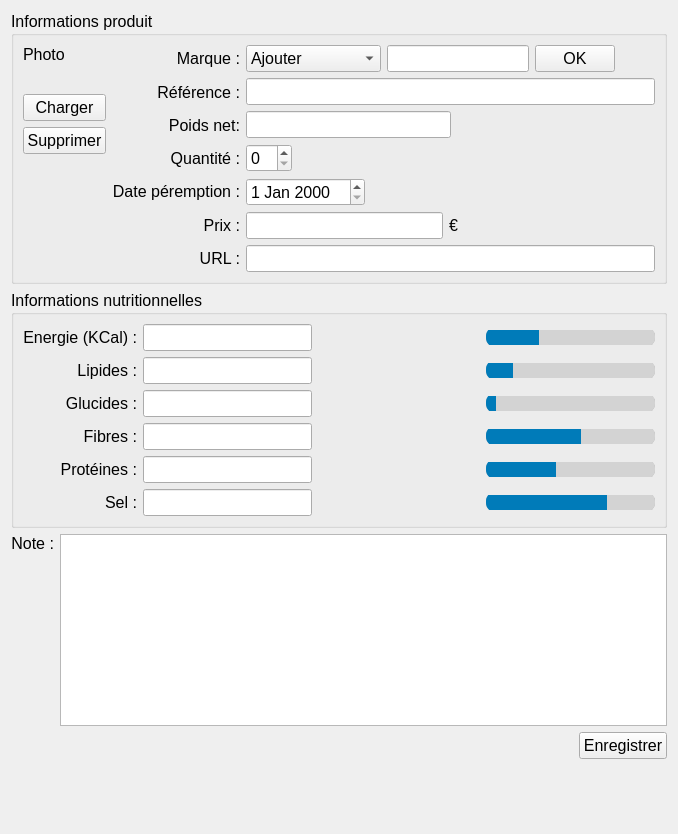
     <widget class="QWidget" name="page_2">
      <layout class="QVBoxLayout" name="verticalLayout_4">
       <item>
        <widget class="QGroupBox" name="groupBox_2">
         <property name="font">
          <font>
           <pointsize>12</pointsize>
          </font>
         </property>
         <property name="title">
          <string>Informations produit</string>
         </property>
         <layout class="QHBoxLayout" name="horizontalLayout_32">
          <item>
           <layout class="QHBoxLayout" name="horizontalLayout_17">
            <item>
             <layout class="QVBoxLayout" name="verticalLayout_13">
              <property name="sizeConstraint">
               <enum>QLayout::SetDefaultConstraint</enum>
              </property>
              <item>
               <widget class="QLabel" name="label_33">
                <property name="font">
                 <font>
                  <pointsize>12</pointsize>
                 </font>
                </property>
                <property name="text">
                 <string>Photo</string>
                </property>
               </widget>
              </item>
              <item>
               <widget class="QLabel" name="lbl_alim_picture">
                <property name="sizePolicy">
                 <sizepolicy hsizetype="Fixed" vsizetype="Fixed">
                  <horstretch>100</horstretch>
                  <verstretch>100</verstretch>
                 </sizepolicy>
                </property>
                <property name="font">
                 <font>
                  <pointsize>12</pointsize>
                 </font>
                </property>
                <property name="styleSheet">
                 <string notr="true"/>
                </property>
                <property name="frameShape">
                 <enum>QFrame::NoFrame</enum>
                </property>
                <property name="frameShadow">
                 <enum>QFrame::Plain</enum>
                </property>
                <property name="text">
                 <string/>
                </property>
                <property name="scaledContents">
                 <bool>false</bool>
                </property>
               </widget>
              </item>
              <item>
               <widget class="QPushButton" name="btn_alim_loadImage">
                <property name="font">
                 <font>
                  <pointsize>12</pointsize>
                 </font>
                </property>
                <property name="text">
                 <string>Charger</string>
                </property>
               </widget>
              </item>
              <item>
               <widget class="QPushButton" name="btn_alim_deleteImage">
                <property name="font">
                 <font>
                  <pointsize>12</pointsize>
                 </font>
                </property>
                <property name="text">
                 <string>Supprimer</string>
                </property>
               </widget>
              </item>
              <item>
               <spacer name="verticalSpacer_8">
                <property name="orientation">
                 <enum>Qt::Vertical</enum>
                </property>
                <property name="sizeHint" stdset="0">
                 <size>
                  <width>20</width>
                  <height>40</height>
                 </size>
                </property>
               </spacer>
              </item>
             </layout>
            </item>
            <item>
             <layout class="QVBoxLayout" name="verticalLayout_14">
              <item>
               <widget class="QLabel" name="label_18">
                <property name="font">
                 <font>
                  <pointsize>12</pointsize>
                 </font>
                </property>
                <property name="text">
                 <string>Marque :</string>
                </property>
                <property name="alignment">
                 <set>Qt::AlignRight|Qt::AlignTrailing|Qt::AlignVCenter</set>
                </property>
               </widget>
              </item>
              <item>
               <widget class="QLabel" name="label_19">
                <property name="font">
                 <font>
                  <pointsize>12</pointsize>
                 </font>
                </property>
                <property name="text">
                 <string>Référence :</string>
                </property>
                <property name="alignment">
                 <set>Qt::AlignRight|Qt::AlignTrailing|Qt::AlignVCenter</set>
                </property>
               </widget>
              </item>
              <item>
               <widget class="QLabel" name="label_20">
                <property name="font">
                 <font>
                  <pointsize>12</pointsize>
                 </font>
                </property>
                <property name="text">
                 <string>Poids net:</string>
                </property>
                <property name="alignment">
                 <set>Qt::AlignRight|Qt::AlignTrailing|Qt::AlignVCenter</set>
                </property>
               </widget>
              </item>
              <item>
               <widget class="QLabel" name="label_32">
                <property name="font">
                 <font>
                  <pointsize>12</pointsize>
                 </font>
                </property>
                <property name="text">
                 <string>Quantité :</string>
                </property>
                <property name="alignment">
                 <set>Qt::AlignRight|Qt::AlignTrailing|Qt::AlignVCenter</set>
                </property>
               </widget>
              </item>
              <item>
               <widget class="QLabel" name="label_36">
                <property name="font">
                 <font>
                  <pointsize>12</pointsize>
                 </font>
                </property>
                <property name="text">
                 <string>Date péremption :</string>
                </property>
                <property name="alignment">
                 <set>Qt::AlignRight|Qt::AlignTrailing|Qt::AlignVCenter</set>
                </property>
               </widget>
              </item>
              <item>
               <widget class="QLabel" name="label_29">
                <property name="font">
                 <font>
                  <pointsize>12</pointsize>
                 </font>
                </property>
                <property name="text">
                 <string>Prix :</string>
                </property>
                <property name="alignment">
                 <set>Qt::AlignRight|Qt::AlignTrailing|Qt::AlignVCenter</set>
                </property>
               </widget>
              </item>
              <item>
               <widget class="QLabel" name="label_23">
                <property name="minimumSize">
                 <size>
                  <width>0</width>
                  <height>25</height>
                 </size>
                </property>
                <property name="font">
                 <font>
                  <pointsize>12</pointsize>
                 </font>
                </property>
                <property name="text">
                 <string>URL :</string>
                </property>
                <property name="alignment">
                 <set>Qt::AlignRight|Qt::AlignTrailing|Qt::AlignVCenter</set>
                </property>
               </widget>
              </item>
             </layout>
            </item>
            <item>
             <layout class="QVBoxLayout" name="verticalLayout_15">
              <item>
               <layout class="QHBoxLayout" name="horizontalLayout_19">
                <item>
                 <widget class="QComboBox" name="cb_alim_brand">
                  <property name="minimumSize">
                   <size>
                    <width>100</width>
                    <height>0</height>
                   </size>
                  </property>
                  <property name="font">
                   <font>
                    <pointsize>12</pointsize>
                   </font>
                  </property>
                  <property name="sizeAdjustPolicy">
                   <enum>QComboBox::AdjustToContents</enum>
                  </property>
                  <item>
                   <property name="text">
                    <string>Ajouter</string>
                   </property>
                  </item>
                  <item>
                   <property name="text">
                    <string>Sawyer</string>
                   </property>
                  </item>
                  <item>
                   <property name="text">
                    <string>Sea to Summit</string>
                   </property>
                  </item>
                 </widget>
                </item>
                <item>
                 <widget class="QLineEdit" name="le_alim_brand">
                  <property name="font">
                   <font>
                    <pointsize>12</pointsize>
                   </font>
                  </property>
                 </widget>
                </item>
                <item>
                 <widget class="QPushButton" name="btn_alim_newBrand">
                  <property name="font">
                   <font>
                    <pointsize>12</pointsize>
                   </font>
                  </property>
                  <property name="text">
                   <string>OK</string>
                  </property>
                 </widget>
                </item>
                <item>
                 <spacer name="horizontalSpacer_12">
                  <property name="orientation">
                   <enum>Qt::Horizontal</enum>
                  </property>
                  <property name="sizeHint" stdset="0">
                   <size>
                    <width>40</width>
                    <height>20</height>
                   </size>
                  </property>
                 </spacer>
                </item>
               </layout>
              </item>
              <item>
               <layout class="QHBoxLayout" name="horizontalLayout_20">
                <item>
                 <widget class="QLineEdit" name="le_alim_reference">
                  <property name="font">
                   <font>
                    <pointsize>12</pointsize>
                   </font>
                  </property>
                 </widget>
                </item>
               </layout>
              </item>
              <item>
               <layout class="QHBoxLayout" name="horizontalLayout_21">
                <item>
                 <widget class="QLineEdit" name="le_alim_weight">
                  <property name="font">
                   <font>
                    <pointsize>12</pointsize>
                   </font>
                  </property>
                 </widget>
                </item>
                <item>
                 <spacer name="horizontalSpacer_13">
                  <property name="orientation">
                   <enum>Qt::Horizontal</enum>
                  </property>
                  <property name="sizeHint" stdset="0">
                   <size>
                    <width>40</width>
                    <height>20</height>
                   </size>
                  </property>
                 </spacer>
                </item>
               </layout>
              </item>
              <item>
               <layout class="QHBoxLayout" name="horizontalLayout_33">
                <item>
                 <widget class="QSpinBox" name="sb_alim_quantity"/>
                </item>
                <item>
                 <spacer name="horizontalSpacer_23">
                  <property name="orientation">
                   <enum>Qt::Horizontal</enum>
                  </property>
                  <property name="sizeHint" stdset="0">
                   <size>
                    <width>40</width>
                    <height>20</height>
                   </size>
                  </property>
                 </spacer>
                </item>
               </layout>
              </item>
              <item>
               <layout class="QHBoxLayout" name="horizontalLayout_10">
                <item>
                 <widget class="QDateEdit" name="de_alim_date">
                  <property name="font">
                   <font>
                    <pointsize>12</pointsize>
                   </font>
                  </property>
                 </widget>
                </item>
                <item>
                 <spacer name="horizontalSpacer_7">
                  <property name="orientation">
                   <enum>Qt::Horizontal</enum>
                  </property>
                  <property name="sizeHint" stdset="0">
                   <size>
                    <width>40</width>
                    <height>20</height>
                   </size>
                  </property>
                 </spacer>
                </item>
               </layout>
              </item>
              <item>
               <layout class="QHBoxLayout" name="horizontalLayout_29">
                <item>
                 <widget class="QLineEdit" name="le_alim_price">
                  <property name="font">
                   <font>
                    <pointsize>12</pointsize>
                   </font>
                  </property>
                 </widget>
                </item>
                <item>
                 <widget class="QLabel" name="label_30">
                  <property name="font">
                   <font>
                    <pointsize>12</pointsize>
                   </font>
                  </property>
                  <property name="text">
                   <string>€</string>
                  </property>
                 </widget>
                </item>
                <item>
                 <spacer name="horizontalSpacer_21">
                  <property name="orientation">
                   <enum>Qt::Horizontal</enum>
                  </property>
                  <property name="sizeHint" stdset="0">
                   <size>
                    <width>40</width>
                    <height>20</height>
                   </size>
                  </property>
                 </spacer>
                </item>
               </layout>
              </item>
              <item>
               <widget class="QLineEdit" name="le_alim_url">
                <property name="font">
                 <font>
                  <pointsize>12</pointsize>
                 </font>
                </property>
               </widget>
              </item>
             </layout>
            </item>
           </layout>
          </item>
         </layout>
        </widget>
       </item>
       <item>
        <widget class="QGroupBox" name="groupBox">
         <property name="font">
          <font>
           <pointsize>12</pointsize>
          </font>
         </property>
         <property name="title">
          <string>Informations nutritionnelles </string>
         </property>
         <layout class="QHBoxLayout" name="horizontalLayout_18">
          <item>
           <layout class="QVBoxLayout" name="verticalLayout_17">
            <item>
             <widget class="QLabel" name="label_21">
              <property name="font">
               <font>
                <pointsize>12</pointsize>
               </font>
              </property>
              <property name="text">
               <string>Energie (KCal) :</string>
              </property>
              <property name="alignment">
               <set>Qt::AlignRight|Qt::AlignTrailing|Qt::AlignVCenter</set>
              </property>
             </widget>
            </item>
            <item>
             <widget class="QLabel" name="label_22">
              <property name="font">
               <font>
                <pointsize>12</pointsize>
               </font>
              </property>
              <property name="text">
               <string>Lipides :</string>
              </property>
              <property name="alignment">
               <set>Qt::AlignRight|Qt::AlignTrailing|Qt::AlignVCenter</set>
              </property>
             </widget>
            </item>
            <item>
             <widget class="QLabel" name="label_24">
              <property name="font">
               <font>
                <pointsize>12</pointsize>
               </font>
              </property>
              <property name="text">
               <string>Glucides :</string>
              </property>
              <property name="alignment">
               <set>Qt::AlignRight|Qt::AlignTrailing|Qt::AlignVCenter</set>
              </property>
             </widget>
            </item>
            <item>
             <widget class="QLabel" name="label_25">
              <property name="minimumSize">
               <size>
                <width>0</width>
                <height>25</height>
               </size>
              </property>
              <property name="font">
               <font>
                <pointsize>12</pointsize>
               </font>
              </property>
              <property name="text">
               <string>Fibres :</string>
              </property>
              <property name="alignment">
               <set>Qt::AlignRight|Qt::AlignTrailing|Qt::AlignVCenter</set>
              </property>
             </widget>
            </item>
            <item>
             <widget class="QLabel" name="label_27">
              <property name="minimumSize">
               <size>
                <width>0</width>
                <height>25</height>
               </size>
              </property>
              <property name="font">
               <font>
                <pointsize>12</pointsize>
               </font>
              </property>
              <property name="text">
               <string>Protéines :</string>
              </property>
              <property name="alignment">
               <set>Qt::AlignRight|Qt::AlignTrailing|Qt::AlignVCenter</set>
              </property>
             </widget>
            </item>
            <item>
             <widget class="QLabel" name="label_28">
              <property name="minimumSize">
               <size>
                <width>0</width>
                <height>25</height>
               </size>
              </property>
              <property name="font">
               <font>
                <pointsize>12</pointsize>
               </font>
              </property>
              <property name="text">
               <string>Sel :</string>
              </property>
              <property name="alignment">
               <set>Qt::AlignRight|Qt::AlignTrailing|Qt::AlignVCenter</set>
              </property>
             </widget>
            </item>
           </layout>
          </item>
          <item>
           <layout class="QVBoxLayout" name="verticalLayout_16">
            <item>
             <layout class="QHBoxLayout" name="horizontalLayout_22">
              <item>
               <widget class="QLineEdit" name="le_alim_energy">
                <property name="font">
                 <font>
                  <pointsize>12</pointsize>
                 </font>
                </property>
               </widget>
              </item>
              <item>
               <spacer name="horizontalSpacer_14">
                <property name="orientation">
                 <enum>Qt::Horizontal</enum>
                </property>
                <property name="sizeHint" stdset="0">
                 <size>
                  <width>40</width>
                  <height>20</height>
                 </size>
                </property>
               </spacer>
              </item>
              <item>
               <widget class="QSlider" name="s_alim_energy">
                <property name="styleSheet">
                 <string notr="true">QSlider::groove:horizontal {
border: 1px solid #999999;
height: 18px;
border-radius: 9px;
}
QSlider::add-page:qlineargradient {
background: lightgrey;
border-top-right-radius: 9px;
border-bottom-right-radius: 9px;
border-top-left-radius: 0px;
border-bottom-left-radius: 0px;
}

QSlider::sub-page:qlineargradient {
background-color: rgb(0, 123, 185);
border-top-right-radius: 0px;
border-bottom-right-radius: 0px;
border-top-left-radius: 9px;
border-bottom-left-radius: 9px;
}</string>
                </property>
                <property name="value">
                 <number>30</number>
                </property>
                <property name="sliderPosition">
                 <number>30</number>
                </property>
                <property name="tracking">
                 <bool>true</bool>
                </property>
                <property name="orientation">
                 <enum>Qt::Horizontal</enum>
                </property>
               </widget>
              </item>
             </layout>
            </item>
            <item>
             <layout class="QHBoxLayout" name="horizontalLayout_24">
              <item>
               <widget class="QLineEdit" name="le_alim_fat">
                <property name="font">
                 <font>
                  <pointsize>12</pointsize>
                 </font>
                </property>
               </widget>
              </item>
              <item>
               <spacer name="horizontalSpacer_20">
                <property name="orientation">
                 <enum>Qt::Horizontal</enum>
                </property>
                <property name="sizeHint" stdset="0">
                 <size>
                  <width>40</width>
                  <height>20</height>
                 </size>
                </property>
               </spacer>
              </item>
              <item>
               <widget class="QSlider" name="s_alim_fat">
                <property name="styleSheet">
                 <string notr="true">QSlider::groove:horizontal {
border: 1px solid #999999;
height: 18px;
border-radius: 9px;
}
QSlider::add-page:qlineargradient {
background: lightgrey;
border-top-right-radius: 9px;
border-bottom-right-radius: 9px;
border-top-left-radius: 0px;
border-bottom-left-radius: 0px;
}

QSlider::sub-page:qlineargradient {
background-color: rgb(0, 123, 185);
border-top-right-radius: 0px;
border-bottom-right-radius: 0px;
border-top-left-radius: 9px;
border-bottom-left-radius: 9px;
}</string>
                </property>
                <property name="sliderPosition">
                 <number>15</number>
                </property>
                <property name="tracking">
                 <bool>true</bool>
                </property>
                <property name="orientation">
                 <enum>Qt::Horizontal</enum>
                </property>
               </widget>
              </item>
             </layout>
            </item>
            <item>
             <layout class="QHBoxLayout" name="horizontalLayout_25">
              <item>
               <widget class="QLineEdit" name="le_alim_carbohydrates">
                <property name="font">
                 <font>
                  <pointsize>12</pointsize>
                 </font>
                </property>
               </widget>
              </item>
              <item>
               <spacer name="horizontalSpacer_16">
                <property name="orientation">
                 <enum>Qt::Horizontal</enum>
                </property>
                <property name="sizeHint" stdset="0">
                 <size>
                  <width>40</width>
                  <height>20</height>
                 </size>
                </property>
               </spacer>
              </item>
              <item>
               <widget class="QSlider" name="s_alim_carbohydrates">
                <property name="styleSheet">
                 <string notr="true">QSlider::groove:horizontal {
border: 1px solid #999999;
height: 18px;
border-radius: 9px;
}
QSlider::add-page:qlineargradient {
background: lightgrey;
border-top-right-radius: 9px;
border-bottom-right-radius: 9px;
border-top-left-radius: 0px;
border-bottom-left-radius: 0px;
}

QSlider::sub-page:qlineargradient {
background-color: rgb(0, 123, 185);
border-top-right-radius: 0px;
border-bottom-right-radius: 0px;
border-top-left-radius: 9px;
border-bottom-left-radius: 9px;
}</string>
                </property>
                <property name="sliderPosition">
                 <number>5</number>
                </property>
                <property name="tracking">
                 <bool>true</bool>
                </property>
                <property name="orientation">
                 <enum>Qt::Horizontal</enum>
                </property>
               </widget>
              </item>
             </layout>
            </item>
            <item>
             <layout class="QHBoxLayout" name="horizontalLayout_28">
              <item>
               <widget class="QLineEdit" name="le_alim_fibres">
                <property name="font">
                 <font>
                  <pointsize>12</pointsize>
                 </font>
                </property>
               </widget>
              </item>
              <item>
               <spacer name="horizontalSpacer_19">
                <property name="orientation">
                 <enum>Qt::Horizontal</enum>
                </property>
                <property name="sizeHint" stdset="0">
                 <size>
                  <width>40</width>
                  <height>20</height>
                 </size>
                </property>
               </spacer>
              </item>
              <item>
               <widget class="QSlider" name="s_alim_fibres">
                <property name="styleSheet">
                 <string notr="true">QSlider::groove:horizontal {
border: 1px solid #999999;
height: 18px;
border-radius: 9px;
}
QSlider::add-page:qlineargradient {
background: lightgrey;
border-top-right-radius: 9px;
border-bottom-right-radius: 9px;
border-top-left-radius: 0px;
border-bottom-left-radius: 0px;
}

QSlider::sub-page:qlineargradient {
background-color: rgb(0, 123, 185);
border-top-right-radius: 0px;
border-bottom-right-radius: 0px;
border-top-left-radius: 9px;
border-bottom-left-radius: 9px;
}</string>
                </property>
                <property name="sliderPosition">
                 <number>55</number>
                </property>
                <property name="tracking">
                 <bool>true</bool>
                </property>
                <property name="orientation">
                 <enum>Qt::Horizontal</enum>
                </property>
               </widget>
              </item>
             </layout>
            </item>
            <item>
             <layout class="QHBoxLayout" name="horizontalLayout_27">
              <item>
               <widget class="QLineEdit" name="le_alim_protein">
                <property name="font">
                 <font>
                  <pointsize>12</pointsize>
                 </font>
                </property>
               </widget>
              </item>
              <item>
               <spacer name="horizontalSpacer_18">
                <property name="orientation">
                 <enum>Qt::Horizontal</enum>
                </property>
                <property name="sizeHint" stdset="0">
                 <size>
                  <width>40</width>
                  <height>20</height>
                 </size>
                </property>
               </spacer>
              </item>
              <item>
               <widget class="QSlider" name="s_alim_protein">
                <property name="styleSheet">
                 <string notr="true">QSlider::groove:horizontal {
border: 1px solid #999999;
height: 18px;
border-radius: 9px;
}
QSlider::add-page:qlineargradient {
background: lightgrey;
border-top-right-radius: 9px;
border-bottom-right-radius: 9px;
border-top-left-radius: 0px;
border-bottom-left-radius: 0px;
}

QSlider::sub-page:qlineargradient {
background-color: rgb(0, 123, 185);
border-top-right-radius: 0px;
border-bottom-right-radius: 0px;
border-top-left-radius: 9px;
border-bottom-left-radius: 9px;
}</string>
                </property>
                <property name="sliderPosition">
                 <number>40</number>
                </property>
                <property name="tracking">
                 <bool>true</bool>
                </property>
                <property name="orientation">
                 <enum>Qt::Horizontal</enum>
                </property>
               </widget>
              </item>
             </layout>
            </item>
            <item>
             <layout class="QHBoxLayout" name="horizontalLayout_31">
              <item>
               <widget class="QLineEdit" name="le_alim_salt">
                <property name="font">
                 <font>
                  <pointsize>12</pointsize>
                 </font>
                </property>
               </widget>
              </item>
              <item>
               <spacer name="horizontalSpacer_22">
                <property name="orientation">
                 <enum>Qt::Horizontal</enum>
                </property>
                <property name="sizeHint" stdset="0">
                 <size>
                  <width>40</width>
                  <height>20</height>
                 </size>
                </property>
               </spacer>
              </item>
              <item>
               <widget class="QSlider" name="s_alim_salt">
                <property name="styleSheet">
                 <string notr="true">QSlider::groove:horizontal {
border: 1px solid #999999;
height: 18px;
border-radius: 9px;
}
QSlider::add-page:qlineargradient {
background: lightgrey;
border-top-right-radius: 9px;
border-bottom-right-radius: 9px;
border-top-left-radius: 0px;
border-bottom-left-radius: 0px;
}

QSlider::sub-page:qlineargradient {
background-color: rgb(0, 123, 185);
border-top-right-radius: 0px;
border-bottom-right-radius: 0px;
border-top-left-radius: 9px;
border-bottom-left-radius: 9px;
}</string>
                </property>
                <property name="sliderPosition">
                 <number>70</number>
                </property>
                <property name="tracking">
                 <bool>true</bool>
                </property>
                <property name="orientation">
                 <enum>Qt::Horizontal</enum>
                </property>
               </widget>
              </item>
             </layout>
            </item>
           </layout>
          </item>
         </layout>
        </widget>
       </item>
       <item>
        <layout class="QHBoxLayout" name="horizontalLayout_26">
         <item>
          <layout class="QVBoxLayout" name="verticalLayout_18">
           <item>
            <widget class="QLabel" name="label_34">
             <property name="font">
              <font>
               <pointsize>12</pointsize>
              </font>
             </property>
             <property name="text">
              <string>Note :</string>
             </property>
             <property name="alignment">
              <set>Qt::AlignRight|Qt::AlignTrailing|Qt::AlignVCenter</set>
             </property>
            </widget>
           </item>
           <item>
            <spacer name="verticalSpacer_9">
             <property name="orientation">
              <enum>Qt::Vertical</enum>
             </property>
             <property name="sizeHint" stdset="0">
              <size>
               <width>20</width>
               <height>40</height>
              </size>
             </property>
            </spacer>
           </item>
          </layout>
         </item>
         <item>
          <layout class="QVBoxLayout" name="verticalLayout_19">
           <item>
            <widget class="QTextEdit" name="te_alim_note">
             <property name="font">
              <font>
               <pointsize>12</pointsize>
              </font>
             </property>
            </widget>
           </item>
          </layout>
         </item>
        </layout>
       </item>
       <item>
        <layout class="QHBoxLayout" name="horizontalLayout_23">
         <item>
          <spacer name="horizontalSpacer_15">
           <property name="orientation">
            <enum>Qt::Horizontal</enum>
           </property>
           <property name="sizeHint" stdset="0">
            <size>
             <width>40</width>
             <height>20</height>
            </size>
           </property>
          </spacer>
         </item>
         <item>
          <widget class="QPushButton" name="btn_alim_save">
           <property name="font">
            <font>
             <pointsize>12</pointsize>
            </font>
           </property>
           <property name="text">
            <string>Enregistrer</string>
           </property>
          </widget>
         </item>
        </layout>
       </item>
       <item>
        <spacer name="verticalSpacer_7">
         <property name="orientation">
          <enum>Qt::Vertical</enum>
         </property>
         <property name="sizeHint" stdset="0">
          <size>
           <width>20</width>
           <height>64</height>
          </size>
         </property>
        </spacer>
       </item>
      </layout>
     </widget>
